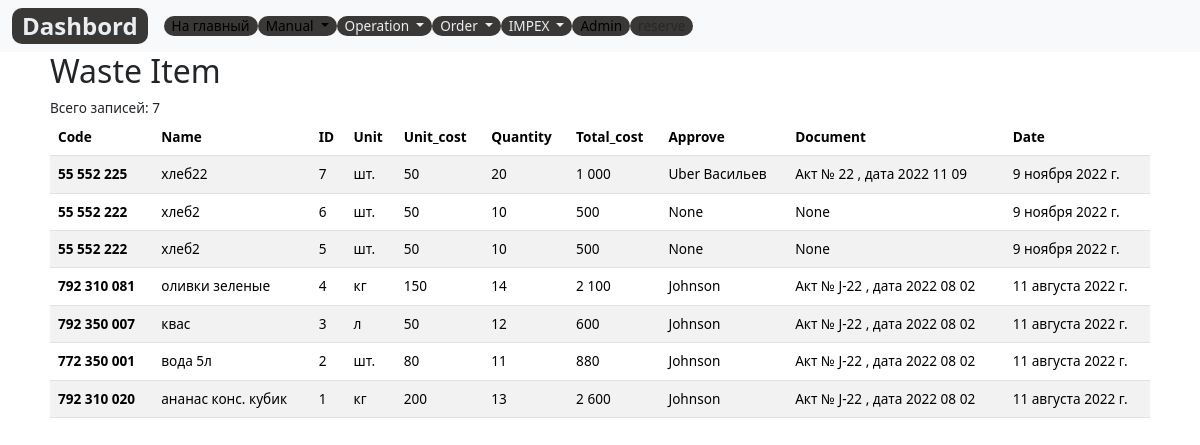
The page /control/waste_list/ on the database as committed earlier.
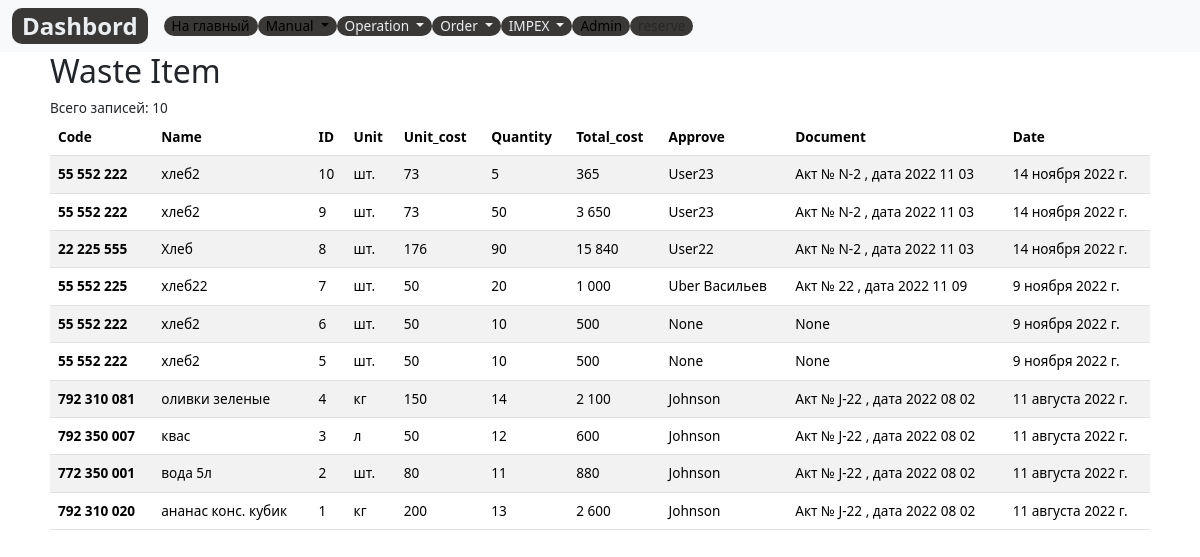
The same page on the database as committed later.
### control/models.py (models this page shows, shortened)
class WasteItem(models.Model):
    code=models.DecimalField(max_digits=12, help_text="Не более 12 знаков",decimal_places=0,null=True,verbose_name='Код')
    item =models.CharField(max_length=200, help_text="Не более 200 знаков", db_index=True)#отражение в transfer_list.html
    name = models.ForeignKey(Item, null=True, verbose_name='Наименование', on_delete=models.CASCADE)# для form buy_item.html
    slug= models.SlugField(max_length=255, verbose_name='Url',blank=True, null=True)
    unit = models.CharField(max_length=10,verbose_name='Ед.изм.',  choices=UNITS, null=True ,default='kg')
    unit_cost=models.PositiveIntegerField(verbose_name='Цена, руб', default=0,null=True)
    quantity= models.PositiveIntegerField(verbose_name='Кол.',default=0)
    cost= models.PositiveIntegerField(verbose_name='Сумма, руб', blank=True,null=True)
    approve=models.CharField(max_length=200, help_text="Не более 200 знаков", null=True)#отражение в buy_items_list.html
    document= models.CharField(max_length=250,verbose_name='Акт',  null=True ,default='Акт №     , дата   ')
    created_date = models.DateField(auto_now_add=True, verbose_name='Дата',)
    class Meta:
        ordering = ['-id','name']
        verbose_name = 'Списание'
        verbose_name_plural = 'Списания'
    @property
    def get_cost(self):
        return self.unit_cost * self.quantity

### control/views.py (the view)
# urls.py: path('waste_list/', WasteItemsListView.as_view(), name='waste_list'),
class WasteItemsListView(ListView):
    model=WasteItem
    template_name = 'lists/waste_list.html'
    context_object_name = 'wastes'

### control/templates/lists/waste_list.html (shortened to what this page needs)
{% extends 'base_simple.html' %}
{% block content %}
<div class="col-11 mx-auto">
  <h2>Waste Item</h2>
  Всего записей: {{wastes.count}}
  <table class="table table-striped">
    <thead style="position: sticky;
  top: -1px;
  z-index: 2;background: #9d9e9e;">
      <tr>
        <th scope="col">Code</th>
        <th scope="col">Name</th>
        <th scope="col">ID</th>
        <th scope="col">Unit</th>
        <th scope="col">Unit_cost</th>
        <th scope="col">Quantity</th>
        <th scope="col">Total_cost</th>
        <th scope="col">Approve</th>
        <th scope="col">Document</th>
        <th scope="col">Date</th>
      </tr>
    </thead>
    <tbody>
      {% for waste in wastes%}
      <tr>
        <th scope="row">{{waste.code}}</th>
        <td>{{waste.item}}</td>
        <td>{{waste.id}}</td>
        <td>{{waste.unit}}</td>
        <td>{{waste.unit_cost}}</td>
        <td>{{waste.quantity}}</td>
        <td>{{waste.get_cost}}</td>
        <td>{{waste.approve}}</td>
        <td>{{waste.document}}</td>
        <td>{{waste.created_date}}</td>
      </tr>
      {% endfor %}
    </tbody>
  </table>
</div>
{% endblock %}

Rows that differ between the two databases and show on the page:
added WasteItem: code "55 552 222", item "хлеб2", id "10", unit "шт.", unit_cost "73", quantity "5", get_cost "365", approve "User23", document "Акт № N-2 , дата 2022 11 03", created_date "14 ноября 2022 г."
added WasteItem: code "55 552 222", item "хлеб2", id "9", unit "шт.", unit_cost "73", quantity "50", get_cost "3 650", approve "User23", document "Акт № N-2 , дата 2022 11 03", created_date "14 ноября 2022 г."
added WasteItem: code "22 225 555", item "Хлеб", id "8", unit "шт.", unit_cost "176", quantity "90", get_cost "15 840", approve "User22", document "Акт № N-2 , дата 2022 11 03", created_date "14 ноября 2022 г."
Other text that changed with them:
{{ wastes.count }}: "7" → "10"
